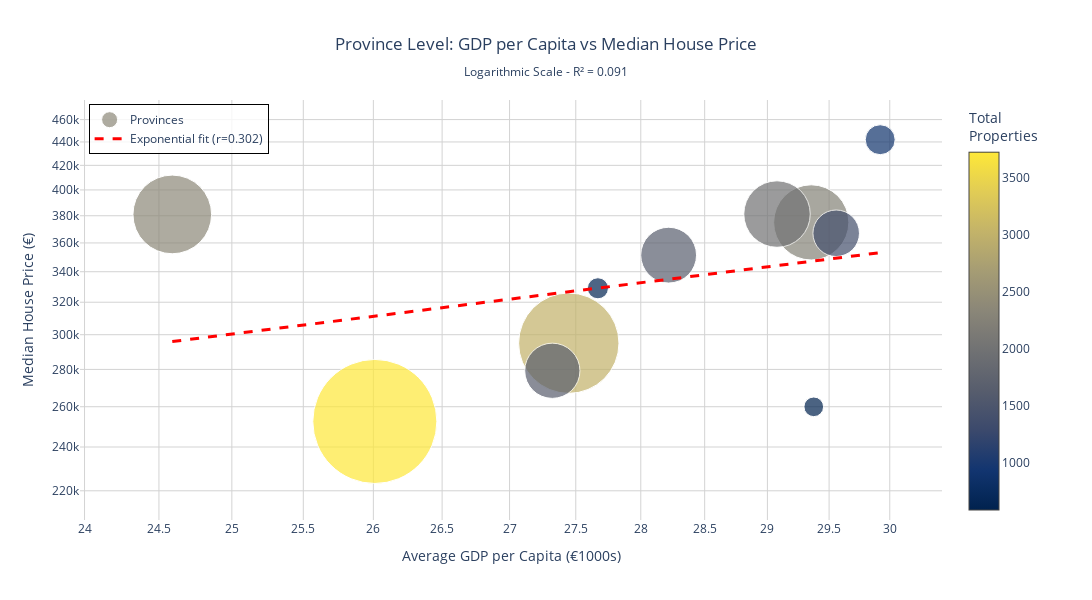
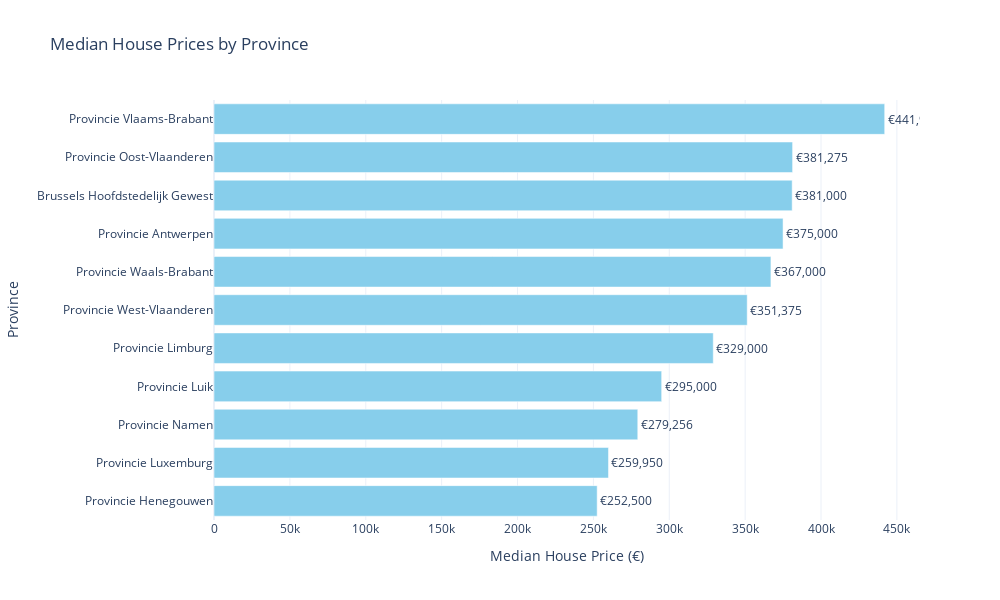

The cell these charts' notebook holds for them, in order:
### Code cell
# Calculate median house prices and GDP by province
province_analysis = municipality_analysis[municipality_analysis['province_nl'].notna()].groupby('province_nl').agg({
    'median_price': 'median',
    'mean_price': 'mean',
    'median_income': 'mean',  # Average GDP across municipalities in province
    'count': 'sum',  # Total properties
    'municipality_code': 'count',  # Number of municipalities
    'province_fr': 'first'
}).reset_index()

# Rename columns
province_analysis.columns = ['province_nl', 'median_price', 'mean_price', 'avg_gdp', 
                            'total_properties', 'num_municipalities', 'province_fr']

# Calculate price-to-income ratio
province_analysis['price_to_income_ratio'] = province_analysis['median_price'] / (province_analysis['avg_gdp'] * 1000)

print(f"Number of provinces analyzed: {len(province_analysis)}")
print(f"Total properties in province analysis: {province_analysis['total_properties'].sum():,}")
print()

# Use the plotting function for provinces
fig = create_gdp_price_plot(province_analysis, level='province')
fig.show()

# Bar plot comparison using plotly
fig_bar = go.Figure()

# Sort by median price for better visualization
province_sorted = province_analysis.sort_values('median_price', ascending=True)

# Create bar chart
fig_bar.add_trace(go.Bar(
    y=province_sorted['province_nl'],
    x=province_sorted['median_price'],
    name='Median House Price',
    orientation='h',
    marker_color='skyblue',
    text=province_sorted['median_price'].apply(lambda x: f'€{x:,.0f}'),
    textposition='outside'
))

fig_bar.update_layout(
    title='Median House Prices by Province',
    xaxis_title='Median House Price (€)',
    yaxis_title='Province',
    template='plotly_white',
    width=1000,
    height=600,
    showlegend=False
)

fig_bar.show()

### Figure 1 — Plotly figure (JSON) as saved in the notebook; plotly's stock layout.template omitted (floating-point values rounded to 4 significant figures)
{"data": [{"customdata": [18, 29, 43, 11, 49, 22, 27, 24, 20, 19, 24], "hovertemplate": "<b>%{text}</b><br>Municipalities: %{customdata}<br>GDP per Capita: €%{x:,.0f}<br>Median Price: €%{y:,.0f}<br><extra></extra>", "marker": {"color": [2360, 2256, 3722, 632, 3011, 590, 1657, 1995, 898, 1396, 1674], "colorbar": {"title": {"text": "Total<br>Properties"}}, "colorscale": [[0, "#00224e"], [0.1111, "#123570"], [0.2222, "#3b496c"], [0.3333, "#575d6d"], [0.4444, "#707173"], [0.5556, "#8a8678"], [0.6667, "#a59c74"], [0.7778, "#c3b369"], [0.8889, "#e1cc55"], [1, "#fee838"]], "line": {"color": "white", "width": 1}, "showscale": true, "size": [78.67, 75.2, 124.1, 21.07, 100.4, 19.67, 55.23, 66.5, 29.93, 46.53, 55.8]}, "mode": "markers", "name": "Provinces", "text": ["Brussels Hoofdstedelijk Gewest", "Provincie Antwerpen", "Provincie Henegouwen", "Provincie Limburg", "Provincie Luik", "Provincie Luxemburg", "Provincie Namen", "Provincie Oost-Vlaanderen", "Provincie Vlaams-Brabant", "Provincie Waals-Brabant", "Provincie West-Vlaanderen"], "type": "scatter", "x": [24.59, 29.35, 26.01, 27.67, 27.45, 29.37, 27.32, 29.08, 29.92, 29.56, 28.22], "y": [381000, 375000, 252500, 329000, 295000, 259950, 279256, 381275, 441975, 367000, 351375]}, {"hovertemplate": "Predicted Price: €%{y:,.0f}<extra></extra>", "line": {"color": "red", "dash": "dash", "width": 3}, "mode": "lines", "name": "Exponential fit (r=0.302)", "type": "scatter", "x": [24.59, 24.64, 24.7, 24.75, 24.81, 24.86, 24.91, 24.97, 25.02, 25.08, 25.13, 25.18, 25.24, 25.29, 25.34, 25.4, 25.45, 25.51, 25.56, 25.61, 25.67, 25.72, 25.78, 25.83, 25.88, 25.94, 25.99, 26.04, 26.1, 26.15, 26.21, 26.26, 26.31, 26.37, 26.42, 26.47, 26.53, 26.58, 26.64, 26.69, 26.74, 26.8, 26.85, 26.91, 26.96, 27.01, 27.07, 27.12, 27.17, 27.23, 27.28, 27.34, 27.39, 27.44, 27.5, 27.55, 27.61, 27.66, 27.71, 27.77, 27.82, 27.87, 27.93, 27.98, 28.04, 28.09, 28.14, 28.2, 28.25, 28.31, 28.36, 28.41, 28.47, 28.52, 28.57, 28.63, 28.68, 28.74, 28.79, 28.84, 28.9, 28.95, 29.01, 29.06, 29.11, 29.17, 29.22, 29.27, 29.33, 29.38, 29.44, 29.49, 29.54, 29.6, 29.65, 29.71, 29.76, 29.81, 29.87, 29.92], "y": [296000.0, 296500.0, 297100.0, 297700.0, 298300.0, 298900.0, 299400.0, 300000.0, 300600.0, 301200.0, 301800.0, 302400.0, 302900.0, 303500.0, 304100.0, 304700.0, 305300.0, 305800.0, 306400.0, 307000.0, 307600.0, 308200.0, 308800.0, 309300.0, 309900.0, 310500.0, 311100.0, 311700.0, 312200.0, 312800.0, 313400.0, 314000.0, 314600.0, 315100.0, 315700.0, 316300.0, 316900.0, 317400.0, 318000.0, 318600.0, 319200.0, 319800.0, 320300.0, 320900.0, 321500.0, 322100.0, 322600.0, 323200.0, 323800.0, 324400.0, 325000.0, 325500.0, 326100.0, 326700.0, 327300.0, 327800.0, 328400.0, 329000.0, 329600.0, 330100.0, 330700.0, 331300.0, 331900.0, 332500.0, 333000.0, 333600.0, 334200.0, 334800.0, 335300.0, 335900.0, 336500.0, 337100.0, 337600.0, 338200.0, 338800.0, 339400.0, 339900.0, 340500.0, 341100.0, 341600.0, 342200.0, 342800.0, 343400.0, 343900.0, 344500.0, 345100.0, 345700.0, 346200.0, 346800.0, 347400.0, 348000.0, 348500.0, 349100.0, 349700.0, 350200.0, 350800.0, 351400.0, 352000.0, 352500.0, 353100.0]}], "layout": {"height": 600, "hovermode": "closest", "legend": {"bgcolor": "rgba(255, 255, 255, 0.8)", "bordercolor": "Black", "borderwidth": 1, "x": 0.01, "xanchor": "left", "y": 0.99, "yanchor": "top"}, "margin": {"r": 150}, "showlegend": true, "title": {"text": "Province Level: GDP per Capita vs Median House Price<br><sub>Logarithmic Scale - R² = 0.091</sub>", "x": 0.5, "xanchor": "center"}, "width": 1200, "xaxis": {"gridcolor": "lightgray", "title": {"text": "Average GDP per Capita (€1000s)"}, "type": "log"}, "yaxis": {"gridcolor": "lightgray", "title": {"text": "Median House Price (€)"}, "type": "log"}}}

### Figure 2 — Plotly figure (JSON) as saved in the notebook; plotly's stock layout.template omitted (floating-point values rounded to 4 significant figures)
{"data": [{"marker": {"color": "skyblue"}, "name": "Median House Price", "orientation": "h", "text": ["€252,500", "€259,950", "€279,256", "€295,000", "€329,000", "€351,375", "€367,000", "€375,000", "€381,000", "€381,275", "€441,975"], "textposition": "outside", "type": "bar", "x": [252500, 259950, 279256, 295000, 329000, 351375, 367000, 375000, 381000, 381275, 441975], "y": ["Provincie Henegouwen", "Provincie Luxemburg", "Provincie Namen", "Provincie Luik", "Provincie Limburg", "Provincie West-Vlaanderen", "Provincie Waals-Brabant", "Provincie Antwerpen", "Brussels Hoofdstedelijk Gewest", "Provincie Oost-Vlaanderen", "Provincie Vlaams-Brabant"]}], "layout": {"height": 600, "showlegend": false, "title": {"text": "Median House Prices by Province"}, "width": 1000, "xaxis": {"title": {"text": "Median House Price (€)"}}, "yaxis": {"title": {"text": "Province"}}}}
